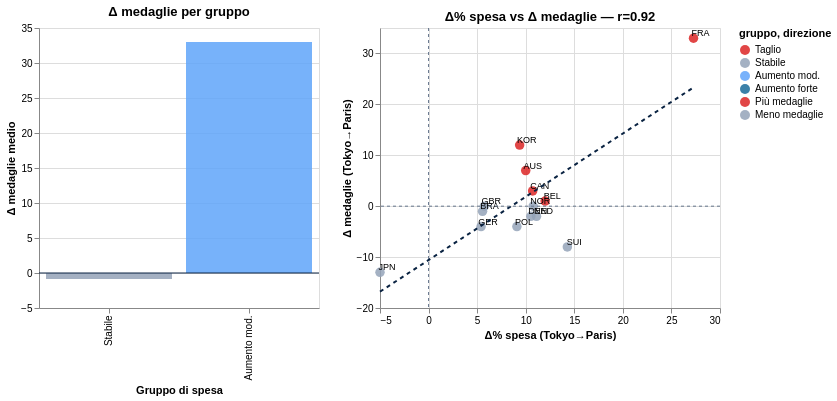

Write notebook code for a chart like this one.
### Markdown cell above
## 5. Difference-in-Differences

### Code cell
# SPLISS DiD: Tokyo→Paris — chi ha aumentato la spesa ha guadagnato medaglie?
spliss_did = pd.DataFrame({
    "country_noc":["GBR","NED","FRA","GER","AUS","BEL","CAN","JPN","BRA","POL","NOR","DEN","SUI","KOR"],
    "country":["Great Britain","Netherlands","France","Germany","Australia","Belgium",
               "Canada","Japan","Brazil","Poland","Norway","Denmark","Switzerland","South Korea"],
    "spend_tokyo":[331,108,220,185,200,25,140,400,180,55,65,38,42,160],
    "medals_tokyo":[65,36,33,37,46,9,24,58,21,14,8,11,13,20],
    "spend_paris":[350,120,280,195,220,28,155,380,190,60,72,42,48,175],
    "medals_paris":[65,34,66,33,53,10,27,45,20,10,8,9,5,32],
})
spliss_did["delta_spend"]  = spliss_did["spend_paris"] - spliss_did["spend_tokyo"]
spliss_did["delta_medals"] = spliss_did["medals_paris"] - spliss_did["medals_tokyo"]
spliss_did["delta_pct"]    = spliss_did["delta_spend"] / spliss_did["spend_tokyo"] * 100
spliss_did["gruppo"] = pd.cut(spliss_did["delta_pct"],
    bins=[-np.inf,-15,15,40,np.inf],
    labels=["Taglio","Stabile","Aumento mod.","Aumento forte"])
spliss_did["direzione"] = spliss_did["delta_medals"].apply(
    lambda v: "Più medaglie" if v>0 else "Meno medaglie")

r_did, _ = stats.pearsonr(spliss_did["delta_spend"], spliss_did["delta_medals"])

# Bar medie per gruppo + scatter
grp_means = (spliss_did.groupby("gruppo",observed=True)["delta_medals"]
             .mean().reset_index().rename(columns={"delta_medals":"delta_medio"}))

bars_did = (
    alt.Chart(grp_means)
    .mark_bar(opacity=0.85)
    .encode(
        x=alt.X("gruppo:N", sort=["Taglio","Stabile","Aumento mod.","Aumento forte"],
                title="Gruppo di spesa"),
        y=alt.Y("delta_medio:Q", title="Δ medaglie medio"),
        color=alt.Color("gruppo:N",
            scale=alt.Scale(
                domain=["Taglio","Stabile","Aumento mod.","Aumento forte"],
                range=[RED,"#94A3B8","#60A5FA",BLUE])),
        tooltip=["gruppo:N", alt.Tooltip("delta_medio:Q", format="+.1f", title="Δ medio")]
    )
)
rule0 = alt.Chart(pd.DataFrame({"y":[0]})).mark_rule(color=NAVY).encode(y="y:Q")

scatter_did = (
    alt.Chart(spliss_did)
    .mark_point(size=90, filled=True, opacity=0.85)
    .encode(
        x=alt.X("delta_pct:Q", title="Δ% spesa (Tokyo→Paris)"),
        y=alt.Y("delta_medals:Q", title="Δ medaglie (Tokyo→Paris)"),
        color=alt.Color("direzione:N",
            scale=alt.Scale(domain=["Più medaglie","Meno medaglie"], range=[TEAL,RED])),
        tooltip=["country:N","country_noc:N",
                 alt.Tooltip("delta_pct:Q", format="+.1f", title="Δ% spesa"),
                 alt.Tooltip("delta_medals:Q", format="+.0f", title="Δ medaglie")]
    )
)
labels_did = (
    alt.Chart(spliss_did).mark_text(dx=7,dy=-5,fontSize=9)
    .encode(x="delta_pct:Q", y="delta_medals:Q", text="country_noc:N")
)
reg_did = (
    alt.Chart(spliss_did)
    .transform_regression("delta_pct","delta_medals")
    .mark_line(strokeDash=[4,4], color=NAVY)
    .encode(x="delta_pct:Q", y="delta_medals:Q")
)
hline_did = alt.Chart(pd.DataFrame({"y":[0]})).mark_rule(color=GRAY,strokeDash=[3,3]).encode(y="y:Q")
vline_did = alt.Chart(pd.DataFrame({"x":[0]})).mark_rule(color=GRAY,strokeDash=[3,3]).encode(x="x:Q")

alt.hconcat(
    (bars_did+rule0).properties(title="Δ medaglie per gruppo", width=280, height=280),
    (scatter_did+labels_did+reg_did+hline_did+vline_did).properties(
        title=f"Δ% spesa vs Δ medaglie — r={r_did:.2f}", width=340, height=280)
).display()

### Figure 1 — Vega-Lite specification as saved in the notebook (floating-point values rounded to 4 significant figures)
{"config": {"view": {"continuousWidth": 300, "continuousHeight": 300}}, "hconcat": [{"layer": [{"data": {"name": "data-6461782ab053313624a2d30b81eba369"}, "mark": {"type": "bar", "opacity": 0.85}, "encoding": {"color": {"field": "gruppo", "scale": {"domain": ["Taglio", "Stabile", "Aumento mod.", "Aumento forte"], "range": ["#DC2626", "#94A3B8", "#60A5FA", "#1A6B9A"]}, "type": "nominal"}, "tooltip": [{"field": "gruppo", "type": "nominal"}, {"field": "delta_medio", "format": "+.1f", "title": "Δ medio", "type": "quantitative"}], "x": {"field": "gruppo", "sort": ["Taglio", "Stabile", "Aumento mod.", "Aumento forte"], "title": "Gruppo di spesa", "type": "nominal"}, "y": {"field": "delta_medio", "title": "Δ medaglie medio", "type": "quantitative"}}}, {"data": {"name": "data-a0a55d106695e8d630baff0f16eee66d"}, "mark": {"type": "rule", "color": "#0A2342"}, "encoding": {"y": {"field": "y", "type": "quantitative"}}}], "height": 280, "title": "Δ medaglie per gruppo", "width": 280}, {"layer": [{"mark": {"type": "point", "filled": true, "opacity": 0.85, "size": 90}, "encoding": {"color": {"field": "direzione", "scale": {"domain": ["Più medaglie", "Meno medaglie"], "range": ["#0D9488", "#DC2626"]}, "type": "nominal"}, "tooltip": [{"field": "country", "type": "nominal"}, {"field": "country_noc", "type": "nominal"}, {"field": "delta_pct", "format": "+.1f", "title": "Δ% spesa", "type": "quantitative"}, {"field": "delta_medals", "format": "+.0f", "title": "Δ medaglie", "type": "quantitative"}], "x": {"field": "delta_pct", "title": "Δ% spesa (Tokyo→Paris)", "type": "quantitative"}, "y": {"field": "delta_medals", "title": "Δ medaglie (Tokyo→Paris)", "type": "quantitative"}}}, {"mark": {"type": "text", "dx": 7, "dy": -5, "fontSize": 9}, "encoding": {"text": {"field": "country_noc", "type": "nominal"}, "x": {"field": "delta_pct", "type": "quantitative"}, "y": {"field": "delta_medals", "type": "quantitative"}}}, {"mark": {"type": "line", "color": "#0A2342", "strokeDash": [4, 4]}, "encoding": {"x": {"field": "delta_pct", "type": "quantitative"}, "y": {"field": "delta_medals", "type": "quantitative"}}, "transform": [{"on": "delta_pct", "regression": "delta_medals"}]}, {"data": {"name": "data-a0a55d106695e8d630baff0f16eee66d"}, "mark": {"type": "rule", "color": "#64748B", "strokeDash": [3, 3]}, "encoding": {"y": {"field": "y", "type": "quantitative"}}}, {"data": {"name": "data-d285a7403ed98ae579761d64a864032b"}, "mark": {"type": "rule", "color": "#64748B", "strokeDash": [3, 3]}, "encoding": {"x": {"field": "x", "type": "quantitative"}}}], "data": {"name": "data-5a78482289f834ac7d4ffec468d0ea42"}, "height": 280, "title": "Δ% spesa vs Δ medaglie — r=0.92", "width": 340}], "$schema": "https://vega.github.io/schema/vega-lite/v6.1.0.json", "datasets": {"data-6461782ab053313624a2d30b81eba369": [{"gruppo": "Stabile", "delta_medio": -0.8462}, {"gruppo": "Aumento mod.", "delta_medio": 33.0}], "data-a0a55d106695e8d630baff0f16eee66d": [{"y": 0}], "data-5a78482289f834ac7d4ffec468d0ea42": [{"country_noc": "GBR", "country": "Great Britain", "spend_tokyo": 331, "medals_tokyo": 65, "spend_paris": 350, "medals_paris": 65, "delta_spend": 19, "delta_medals": 0, "delta_pct": 5.74, "gruppo": "Stabile", "direzione": "Meno medaglie"}, {"country_noc": "NED", "country": "Netherlands", "spend_tokyo": 108, "medals_tokyo": 36, "spend_paris": 120, "medals_paris": 34, "delta_spend": 12, "delta_medals": -2, "delta_pct": 11.11, "gruppo": "Stabile", "direzione": "Meno medaglie"}, {"country_noc": "FRA", "country": "France", "spend_tokyo": 220, "medals_tokyo": 33, "spend_paris": 280, "medals_paris": 66, "delta_spend": 60, "delta_medals": 33, "delta_pct": 27.27, "gruppo": "Aumento mod.", "direzione": "Più medaglie"}, {"country_noc": "GER", "country": "Germany", "spend_tokyo": 185, "medals_tokyo": 37, "spend_paris": 195, "medals_paris": 33, "delta_spend": 10, "delta_medals": -4, "delta_pct": 5.405, "gruppo": "Stabile", "direzione": "Meno medaglie"}, {"country_noc": "AUS", "country": "Australia", "spend_tokyo": 200, "medals_tokyo": 46, "spend_paris": 220, "medals_paris": 53, "delta_spend": 20, "delta_medals": 7, "delta_pct": 10.0, "gruppo": "Stabile", "direzione": "Più medaglie"}, {"country_noc": "BEL", "country": "Belgium", "spend_tokyo": 25, "medals_tokyo": 9, "spend_paris": 28, "medals_paris": 10, "delta_spend": 3, "delta_medals": 1, "delta_pct": 12.0, "gruppo": "Stabile", "direzione": "Più medaglie"}, {"country_noc": "CAN", "country": "Canada", "spend_tokyo": 140, "medals_tokyo": 24, "spend_paris": 155, "medals_paris": 27, "delta_spend": 15, "delta_medals": 3, "delta_pct": 10.71, "gruppo": "Stabile", "direzione": "Più medaglie"}, {"country_noc": "JPN", "country": "Japan", "spend_tokyo": 400, "medals_tokyo": 58, "spend_paris": 380, "medals_paris": 45, "delta_spend": -20, "delta_medals": -13, "delta_pct": -5.0, "gruppo": "Stabile", "direzione": "Meno medaglie"}, {"country_noc": "BRA", "country": "Brazil", "spend_tokyo": 180, "medals_tokyo": 21, "spend_paris": 190, "medals_paris": 20, "delta_spend": 10, "delta_medals": -1, "delta_pct": 5.556, "gruppo": "Stabile", "direzione": "Meno medaglie"}, {"country_noc": "POL", "country": "Poland", "spend_tokyo": 55, "medals_tokyo": 14, "spend_paris": 60, "medals_paris": 10, "delta_spend": 5, "delta_medals": -4, "delta_pct": 9.091, "gruppo": "Stabile", "direzione": "Meno medaglie"}, {"country_noc": "NOR", "country": "Norway", "spend_tokyo": 65, "medals_tokyo": 8, "spend_paris": 72, "medals_paris": 8, "delta_spend": 7, "delta_medals": 0, "delta_pct": 10.77, "gruppo": "Stabile", "direzione": "Meno medaglie"}, {"country_noc": "DEN", "country": "Denmark", "spend_tokyo": 38, "medals_tokyo": 11, "spend_paris": 42, "medals_paris": 9, "delta_spend": 4, "delta_medals": -2, "delta_pct": 10.53, "gruppo": "Stabile", "direzione": "Meno medaglie"}, {"country_noc": "SUI", "country": "Switzerland", "spend_tokyo": 42, "medals_tokyo": 13, "spend_paris": 48, "medals_paris": 5, "delta_spend": 6, "delta_medals": -8, "delta_pct": 14.29, "gruppo": "Stabile", "direzione": "Meno medaglie"}, {"country_noc": "KOR", "country": "South Korea", "spend_tokyo": 160, "medals_tokyo": 20, "spend_paris": 175, "medals_paris": 32, "delta_spend": 15, "delta_medals": 12, "delta_pct": 9.375, "gruppo": "Stabile", "direzione": "Più medaglie"}], "data-d285a7403ed98ae579761d64a864032b": [{"x": 0}]}}
